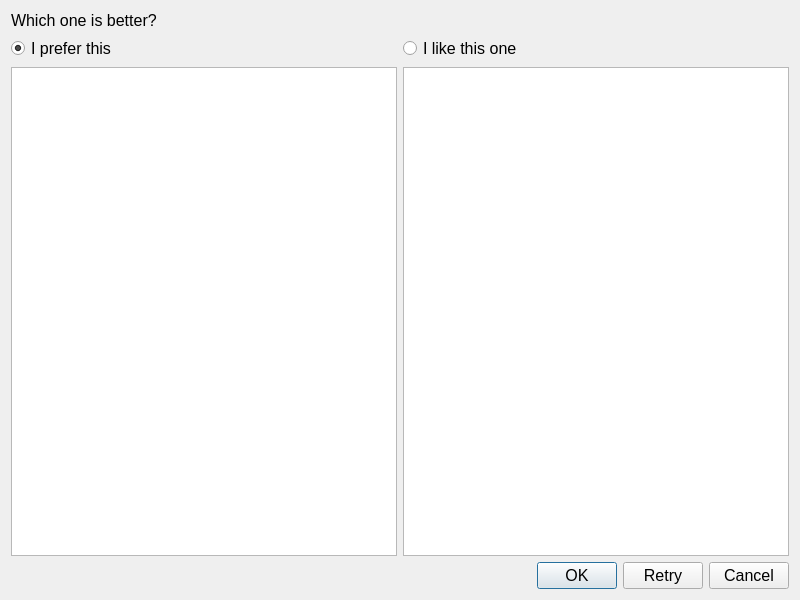
<?xml version="1.0" encoding="UTF-8"?>
<ui version="4.0">
 <class>ChaptersEditor</class>
 <widget class="QDialog" name="ChaptersEditor">
  <property name="geometry">
   <rect>
    <x>0</x>
    <y>0</y>
    <width>800</width>
    <height>600</height>
   </rect>
  </property>
  <property name="font">
   <font>
    <pointsize>12</pointsize>
   </font>
  </property>
  <property name="windowTitle">
   <string>Chapters Editor</string>
  </property>
  <layout class="QVBoxLayout" name="verticalLayout">
   <item>
    <widget class="QLabel" name="label">
     <property name="text">
      <string>Which one is better?</string>
     </property>
    </widget>
   </item>
   <item>
    <layout class="QGridLayout" name="gridLayout">
     <item row="1" column="0">
      <widget class="QListWidget" name="listLeft"/>
     </item>
     <item row="1" column="1">
      <widget class="QListWidget" name="listRight"/>
     </item>
     <item row="0" column="1">
      <widget class="QRadioButton" name="rdRight">
       <property name="text">
        <string>I like this one</string>
       </property>
      </widget>
     </item>
     <item row="0" column="0">
      <widget class="QRadioButton" name="rdLeft">
       <property name="text">
        <string>I prefer this</string>
       </property>
       <property name="checked">
        <bool>true</bool>
       </property>
      </widget>
     </item>
    </layout>
   </item>
   <item>
    <widget class="QDialogButtonBox" name="buttonBox">
     <property name="standardButtons">
      <set>QDialogButtonBox::Cancel|QDialogButtonBox::Ok|QDialogButtonBox::Retry</set>
     </property>
    </widget>
   </item>
  </layout>
 </widget>
 <resources/>
 <connections/>
</ui>
